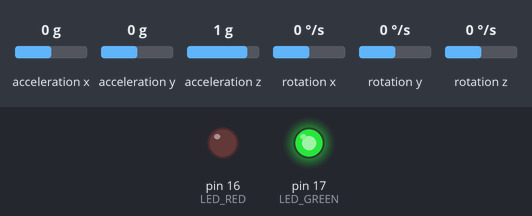
This program was run on a simulated Arduino Pro Mini, built with avr-gcc and run on an emulated ATmega328P. On the bench: output pins drawn as LEDs (lit = HIGH). The inputs (shaded band) are chosen by the test bench; at power-on: acceleration x 0 g, acceleration y 0 g, acceleration z 1 g, rotation z 0 °/s, rotation x 0 °/s, rotation y 0 °/s. What the program prints to the serial monitor is not drawn.

Above: at 0.1 s.
At 1.7 s:
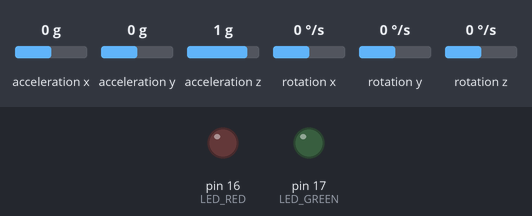
1.8 s: acceleration x set to -1.4 g
3.5 s: acceleration y set to -1.4 g
5.6 s: acceleration z set to -1.4 g
7.2 s: rotation z set to -192 °/s
Timing chart, 0 to 9.9 s (numbered marks = the images above; inputs shaded):
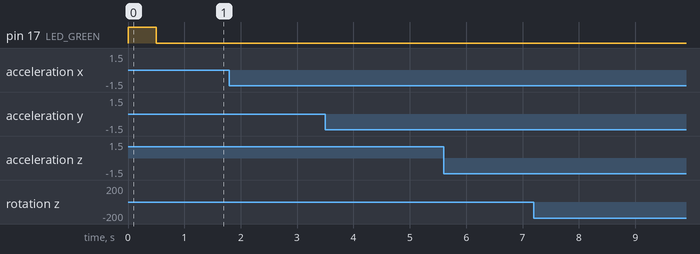

Measured:
- after the input at 1.8 s, every drawn part: stays the same
- after the input at 3.5 s, every drawn part: stays the same
- after the input at 5.6 s, every drawn part: stays the same
- after the input at 7.2 s, every drawn part: stays the same

The program:

main.cpp
```cpp
#include <Arduino.h>

#include "MPU6050_6Axis_MotionApps612.h"

#define CHANGE_TO_DEG 57.2957795131

const uint8_t LED_RED = 16;
const uint8_t LED_GREEN = 17;

MPU6050 mpu;

// MPU control/status vars
uint8_t devStatus;       // return status after each device operation (0 = success, !0 = error)
uint16_t packetSize;     // expected DMP packet size (default is 42 bytes)
uint8_t fifoBuffer[64];  // FIFO storage buffer

// orientation/motion vars
Quaternion q;         // [w, x, y, z]         quaternion container
VectorFloat gravity;  // [x, y, z]            gravity vector
float ypr[3];         // [yaw, pitch, roll]   yaw/pitch/roll container and gravity vector

void setup() {
      Serial.begin(115200);  // 通信速度: 9600, 14400, 19200, 28800, 38400, 57600, 115200

      pinMode(LED_GREEN, OUTPUT);
      pinMode(LED_RED, OUTPUT);
      digitalWrite(LED_GREEN, HIGH);

      // IMU
      Wire.begin();
      Wire.setClock(400000);  // 400kHz I2C clock. Comment this line if having compilation difficulties

      mpu.initialize();

      devStatus = mpu.dmpInitialize();

      // supply your own gyro offsets here, scaled for min sensitivity

      // robot1
      mpu.setXAccelOffset(-3225);
      mpu.setYAccelOffset(1777);
      mpu.setZAccelOffset(1317);
      mpu.setXGyroOffset(59);
      mpu.setYGyroOffset(0);
      mpu.setZGyroOffset(31);
      // robot2
      // mpu.setXAccelOffset(-7817);
      // mpu.setYAccelOffset(-1307);
      // mpu.setZAccelOffset(1107);
      // mpu.setXGyroOffset(1);
      // mpu.setYGyroOffset(26);
      // mpu.setZGyroOffset(11);

      digitalWrite(LED_GREEN, LOW);
      if (devStatus == 0) {
            // mpu.CalibrateAccel(5);
            // mpu.CalibrateGyro(5);
            // mpu.PrintActiveOffsets();

            mpu.setDMPEnabled(true);

            packetSize = mpu.dmpGetFIFOPacketSize();

      } else {
            digitalWrite(LED_RED, HIGH);
      }
      TIMSK0 = 0;
}

void loop() {
      while (1) {                                           // 呼び出しのオーバーヘッド節減
            if (mpu.dmpGetCurrentFIFOPacket(fifoBuffer)) {  // Get the Latest packet 200Hz
                  mpu.dmpGetQuaternion(&q, fifoBuffer);
                  mpu.dmpGetGravity(&gravity, &q);
                  mpu.dmpGetYawPitchRoll(ypr, &q, &gravity);

                  int16_t yaw = ypr[0] * CHANGE_TO_DEG * 10 + 1800;
                  int16_t pitch = ypr[2] * CHANGE_TO_DEG * 10 + 1800;
                  int16_t roll = ypr[1] * CHANGE_TO_DEG * 10 + 1800;

                  // UART送信
                  Serial.write(0xFF);
                  Serial.write((uint8_t)((yaw & 0xFF00) >> 8));
                  Serial.write((uint8_t)(yaw & 0x00FF));
                  Serial.write((uint8_t)((pitch & 0xFF00) >> 8));
                  Serial.write((uint8_t)(pitch & 0x00FF));
                  Serial.write((uint8_t)((roll & 0xFF00) >> 8));
                  Serial.write((uint8_t)(roll & 0x00FF));
                  Serial.write(0xAA);
                  // Serial.println(yaw - 1800);
            }
      }
}
```
